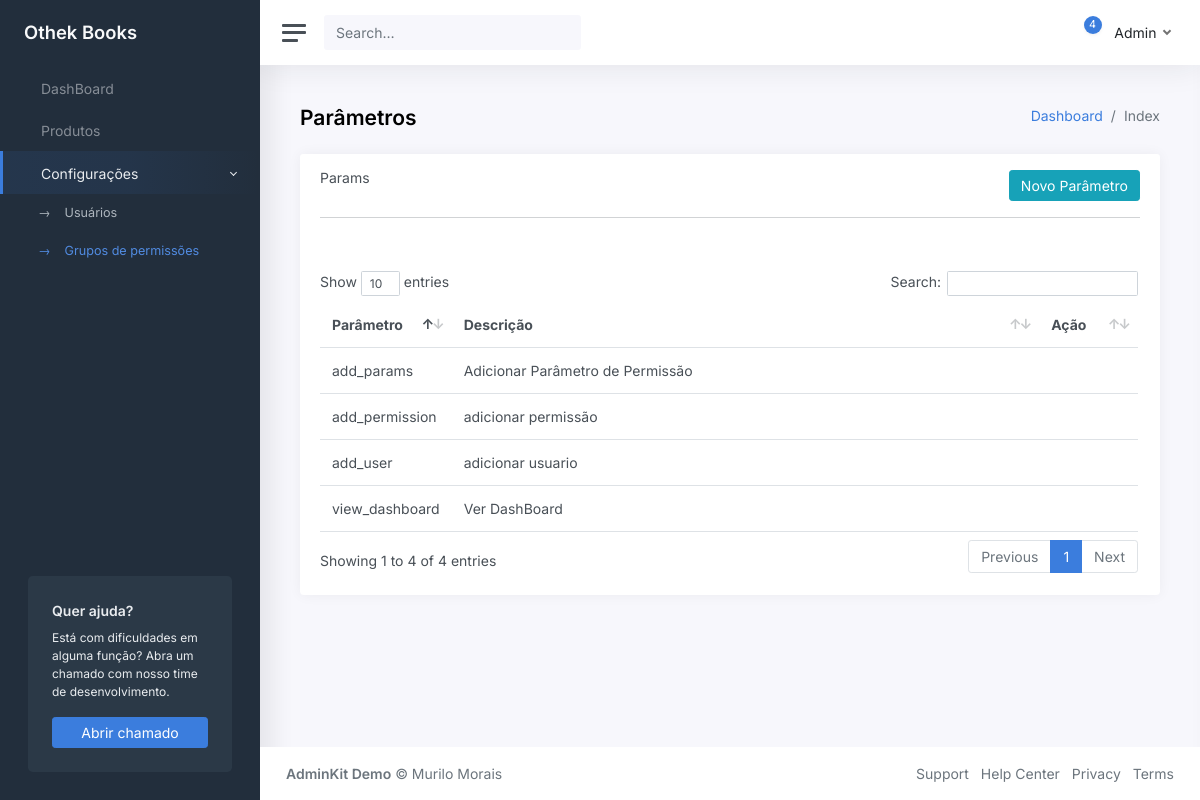
The app's page /Permissions/addParams (signed in) with its own data.
### tables this page shows
CREATE TABLE `permission_params` (
  `id` int(11) NOT NULL,
  `name` varchar(50) NOT NULL,
  `description` varchar(50) NOT NULL
);

### Core/Controller.php (called while the page is built, shortened)
<?php
Class Controller{
	public function loadTemplateAdmin($viewName, $viewData = array()){
		require 'Views/Templates/'.TEMPLATE_ADMIN.'.php';
	}
	public function loadViewInTemplate($viewName, $viewData = array()){
		extract($viewData);
		require 'Views/'.$viewName.'.php';
	}
}

### Core/Core.php (called while the page is built, shortened)
<?php
Class Core {
	public function run(){
		$url = '/';
		if(isset($_GET['url'])){
			$url .= $_GET['url'];
		}
		$params = array();
		if(!empty($url) && $url != '/'){
			$url = explode('/', $url);
			array_shift($url);
			array_shift($url);
			if(isset($url[0]) && !empty($url[0])){
				$currentAction = $url[0];
			} else {
				$currentAction = 'index';
			}
		} else {
			$currentController = 'SiteController';
			$currentAction = 'index';
		}
		$controller = new $currentController();
		call_user_func_array(array($controller, $currentAction), $params);
	}
}

### index.php (called while the page is built, shortened)
<?php
$core = new Core();
$core->run();

### Core/Model.php (called while the page is built, shortened)
<?php
class Model{
	public function __construct(){
		global $db;
		$this->db = $db;
	}
}

### Models/Permissions.php (called while the page is built, shortened)
<?php
class Permissions extends Model
{
    public function getList()
    {
        $data = array();
        $sql = $this->db->prepare("SELECT * FROM permission_params");
        $sql->execute();
        if ($sql->rowCount() > 0) {
            $data = $sql->fetchAll(PDO::FETCH_ASSOC);
        }
        return $data;
    }
}

### Views/Admin/Permissions/params.php (the view, shortened to what this page needs)
<main class="content">
	<div class="container-fluid p-0">
		<div class="row mb-2 mb-xl-3">
			<div class="col-auto d-none d-sm-block">
				<h3><strong>Parâmetros</strong></h3>
			</div>
			<div class="col-auto ms-auto text-end mt-n1">
				<nav aria-label="breadcrumb">
					<ol class="breadcrumb bg-transparent p-0 mt-1 mb-0">
						<li class="breadcrumb-item"><a href="#">Dashboard</a></li>
						<li class="breadcrumb-item active" aria-current="page">Index</li>
					</ol>
				</nav>
			</div>
		</div>
		<div class="row">
			<div class="col-12">
				<div class="card">
					<div class="card-header">
						<div class="row">
							<div class="col-md-6">
								<h5 class="card-title mb-0">Params</h5>
							</div>
							<div class="col-md-6 text-end">
								<a class="btn btn-info" data-bs-toggle="modal" data-bs-target="#addParams">Novo Parâmetro</a>
							</div>
						</div>
						<hr>
					</div>
					<div class="card-body">
						<table id="datatables-reponsive" class="table dataTable no-footer dtr-inline table-hover" style="width: 100%;" role="grid" aria-describedby="datatables-reponsive_info">
							<thead>
								<tr>
									<th>Parâmetro</th>
									<th>Descrição</th>
									<th>Ação</th>
								</tr>
							</thead>
							<tbody>
								<?php if (isset($params_list)) : ?>
									<?php foreach ($params_list as $params) : ?>
										<tr>
											<td width="100"><?= $params['name']; ?></td>
											<td><?= $params['description']; ?></td>
											<td class="table-action" width="75">
											</td>
										</tr>
									<?php endforeach; ?>
								<?php endif; ?>
							</tbody>
						</table>
					</div>
				</div>
			</div>
		</div>
	</div>
</main>

### records on screen
permission_params: name "add_user", description "adicionar usuario"
permission_params: name "add_permission", description "adicionar permissão"
permission_params: name "view_dashboard", description "Ver DashBoard"
permission_params: name "add_params", description "Adicionar Parâmetro de Permissão"

### other values on screen
$viewData['name'] "Admin"
